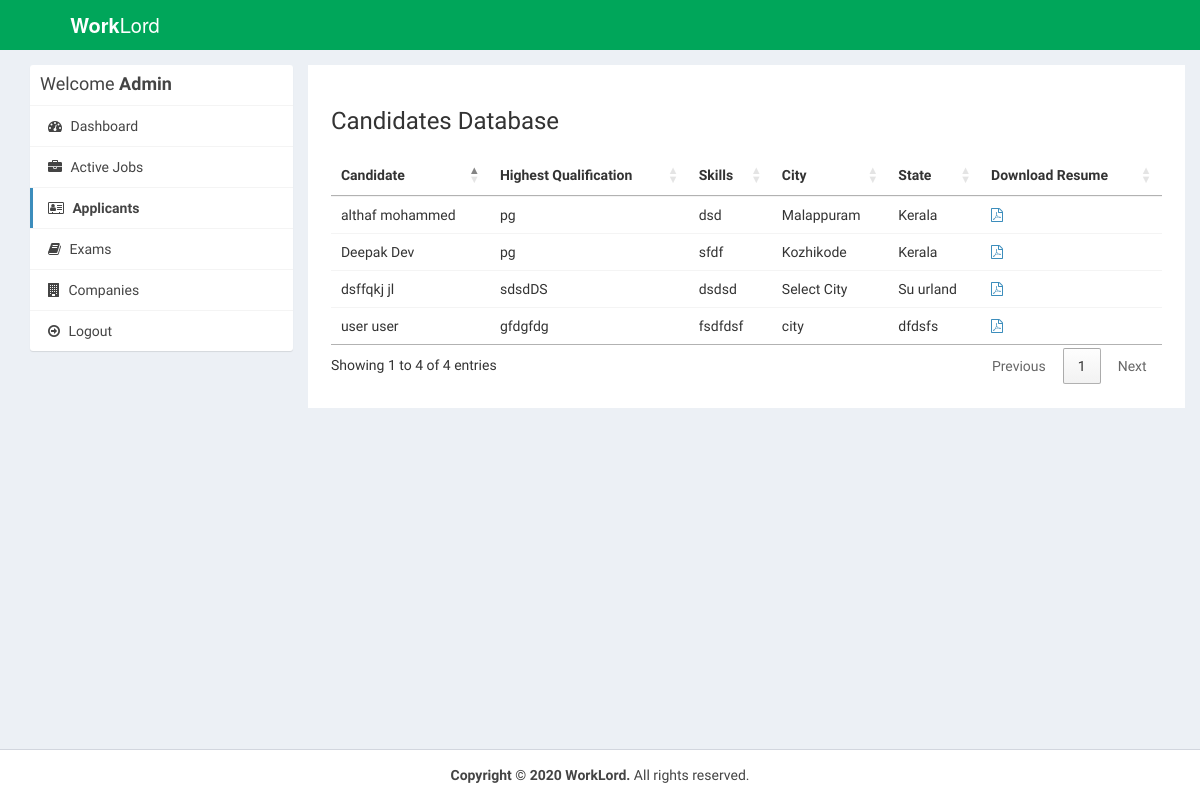
Page /admin/candidates.php (signed in) on the earlier database version.
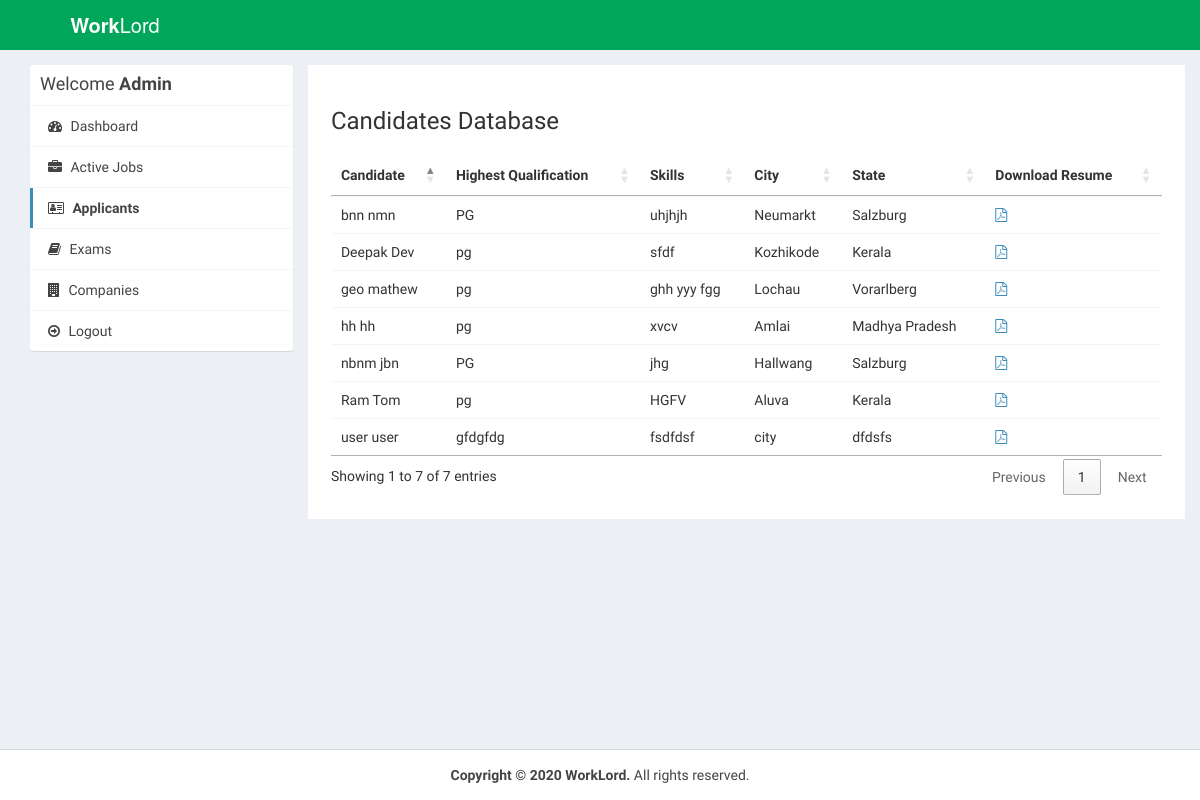
Same page on the later database version.
### tables this page shows
CREATE TABLE `users` (
  `id_user` int(11) NOT NULL,
  `firstname` varchar(255) NOT NULL,
  `lastname` varchar(255) NOT NULL,
  `email` varchar(255) NOT NULL,
  `address` text DEFAULT NULL,
  `city` varchar(255) DEFAULT NULL,
  `state` varchar(255) DEFAULT NULL,
  `contactno` varchar(255) DEFAULT NULL,
  `qualification` varchar(255) DEFAULT NULL,
  `stream` varchar(255) DEFAULT NULL,
  `passingyear` varchar(255) DEFAULT NULL,
  `dob` varchar(255) DEFAULT NULL,
  `age` varchar(255) DEFAULT NULL,
  `designation` varchar(255) DEFAULT NULL,
  `resume` varchar(255) DEFAULT NULL,
  `active` int(11) NOT NULL DEFAULT 1,
  `aboutme` text NOT NULL,
  `skills` text DEFAULT NULL
);

### admin/candidates.php (the view, shortened to what this page needs)
<?php
require_once("../db.php");
?>
<!DOCTYPE html>
<html>
<head>
  <link rel="stylesheet" href="https://cdnjs.cloudflare.com/ajax/libs/twitter-bootstrap/3.3.7/css/bootstrap.min.css">
  <link rel="stylesheet" href="https://cdnjs.cloudflare.com/ajax/libs/font-awesome/4.7.0/css/font-awesome.min.css">
  <link rel="stylesheet" href="https://cdnjs.cloudflare.com/ajax/libs/ionicons/2.0.1/css/ionicons.min.css">
  <link rel="stylesheet" href="https://cdn.datatables.net/1.10.15/css/jquery.dataTables.min.css">
  <link rel="stylesheet" href="../css/AdminLTE.min.css">
  <link rel="stylesheet" href="../css/_all-skins.min.css">
  <link rel="stylesheet" href="../css/custom.css">
</head>
<body class="hold-transition skin-green sidebar-mini">
<div class="wrapper">
  <header class="main-header">
    <a href="index.php" class="logo logo-bg">
      <span class="logo-lg"><b>Work</b>Lord</span>
    </a>
    <nav class="navbar navbar-static-top">
    </nav>
  </header>
  <div class="content-wrapper" style="margin-left: 0px;">
    <section id="candidates" class="content-header">
      <div class="container">
        <div class="row">
          <div class="col-md-3">
            <div class="box box-solid">
              <div class="box-header with-border">
                <h3 class="box-title">Welcome <b>Admin</b></h3>
              </div>
              <div class="box-body no-padding">
                <ul class="nav nav-pills nav-stacked">
                  <li><a href="index.php"><i class="fa fa-dashboard"></i> Dashboard</a></li>
                  <li><a href="active-jobs.php"><i class="fa fa-briefcase"></i> Active Jobs</a></li>
                  <li class="active"><a href="candidates.php"><i class="fa fa-address-card-o"></i> Applicants</a></li>
				  <li><a href="../exams/admin/index.php"><i class="fa fa-book"></i> Exams</a></li>
                  <li><a href="companies.php"><i class="fa fa-building"></i> Companies</a></li>
                  <li><a href="../logout.php"><i class="fa fa-arrow-circle-o-right"></i> Logout</a></li>
                </ul>
              </div>
            </div>
          </div>
          <div class="col-md-9 bg-white padding-2">
            <h3>Candidates Database</h3>
            <div class="row margin-top-20">
              <div class="col-md-12">
                <div class="box-body table-responsive no-padding">
                  <table id="example2" class="table table-hover">
                    <thead>
                      <th>Candidate</th>
                      <th>Highest Qualification</th>
                      <th>Skills</th>
                      <th>City</th>
                      <th>State</th>
                      <th>Download Resume</th>
                    </thead>
                    <tbody>
                      <?php
                       $sql = "SELECT * FROM users";
                            $result = $conn->query($sql);
                            if($result->num_rows > 0) {
                              while($row = $result->fetch_assoc())
                              {
                                $skills = $row['skills'];
                                $skills = explode(',', $skills);
                      ?>
                      <tr>
                        <td><?php echo $row['firstname'].' '.$row['lastname']; ?></td>
                        <td><?php echo $row['qualification']; ?></td>
                        <td>
                          <?php
                          foreach ($skills as $value) {
                            echo $value;
                          }
                          ?>
                        </td>
                        <td><?php echo $row['city']; ?></td>
                        <td><?php echo $row['state']; ?></td>
                        <?php if($row['resume'] != '') { ?>
                        <td><a href="../uploads/resume/<?php echo $row['resume']; ?>" download="<?php echo $row['firstname'].' Resume'; ?>"><i class="fa fa-file-pdf-o"></i></a></td>
                        <?php } else { ?>
                        <td>No Resume Uploaded</td>
                        <?php } ?>
                      </tr>
                      <?php
                        }
                      }
                      ?>
                    </tbody>
                  </table>
                </div>
              </div>
            </div>
          </div>
        </div>
      </div>
    </section>
  </div>
  <footer class="main-footer" style="margin-left: 0px;">
    <div class="text-center">
      <strong>Copyright &copy; 2020 WorkLord.</strong> All rights
    reserved.
    </div>
  </footer>
</div>
</body>
</html>

### css/custom.css (style rules this page uses)
.logo-bg { background-color: #00A65A !important; }
.margin-top-20 { margin-top: 20px; }
.padding-2 { padding: 2%; }
.bg-white { background-color: #fff; }

Differences in the rows shown:
changed users: firstname "althaf" → "hh"; lastname "mohammed" → "hh"; skills "dsd" → "xvcv"; city "Malappuram" → "Amlai"; state "Kerala" → "Madhya Pradesh"
changed users: firstname "dsffqkj" → "Ram"; lastname "jl" → "Tom"; qualification "sdsdDS" → "pg"; skills "dsdsd" → "HGFV"; city "Select City" → "Aluva"; state "Su urland" → "Kerala"
added users: firstname "bnn", lastname "nmn", qualification "PG", skills "uhjhjh", city "Neumarkt", state "Salzburg"
added users: firstname "nbnm", lastname "jbn", qualification "PG", skills "jhg", city "Hallwang", state "Salzburg"
added users: firstname "geo", lastname "mathew", qualification "pg", skills "ghh yyy fgg", city "Lochau", state "Vorarlberg"
Other differences:
text written by a page script: "Showing 1 to 4 of 4 entries Previous 1 Next" → "Showing 1 to 7 of 7 entries Previous 1 Next"
